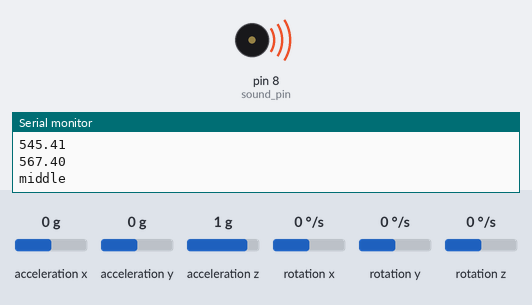
Bench run of a sketch on a simulated Arduino Uno, built with avr-gcc and run on an emulated ATmega328P. Parts: buzzer (waves = sounding), the last lines printed to the serial monitor. The inputs (shaded band) are chosen by the test bench; at power-on: acceleration z 1 g, acceleration x 0 g, acceleration y 0 g, rotation x 0 °/s, rotation y 0 °/s, rotation z 0 °/s.

Above: at 1.3 s.
1.4 s: acceleration z set to -0.2 g
4.4 s: acceleration z set to -0.5 g
5.9 s: acceleration x set to -1.4 g
At 8.0 s:
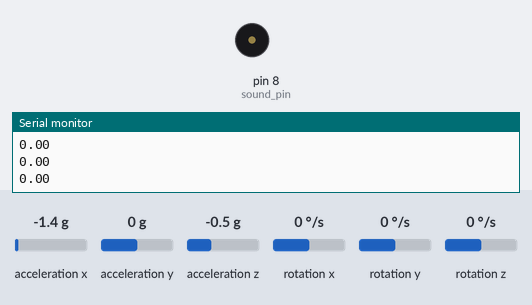
8.3 s: acceleration y set to -0.2 g
9.8 s: acceleration y set to -0.5 g
11.3 s: acceleration y set to -0.7 g
12.8 s: acceleration y set to -1 g
Timing chart, 0 to 15.3 s (numbered marks = the images above; inputs shaded):
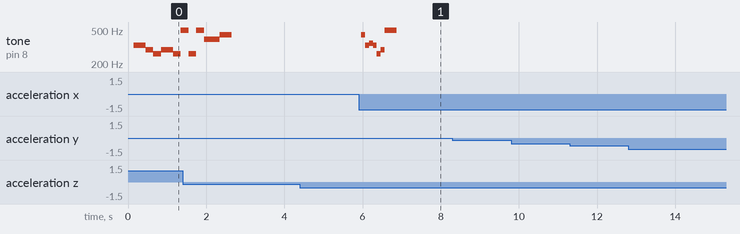

Measured:
- after the input at 5.9 s, tone on pin 8 (sound_pin): plays 440 Hz for 0.10 s, 330 Hz for 0.10 s, 349 Hz for 0.10 s, 330 Hz for 0.10 s, 262 Hz for 0.10 s, 294 Hz for 0.10 s … (7 notes in this stretch), starting after 0.07 s
- by itself, tone on pin 8 (sound_pin): plays 262 Hz for 0.20 s, 494 Hz for 0.20 s, 392 Hz for 0.40 s, 440 Hz for 0.30 s

The sketch:

arduinoMusic.ino
```cpp
/*
The sensor outputs provided by the library are the raw
16-bit values obtained by concatenating the 8-bit high and
low accelerometer and gyro data registers. They can be
converted to units of g and dps (degrees per second) using
the conversion factors specified in the datasheet for your
particular device and full scale setting (gain).

Example: An LSM6DS33 gives an accelerometer Z axis reading
of 16276 with its default full scale setting of +/- 2 g. The
LA_So specification in the LSM6DS33 datasheet (page 11)
states a conversion factor of 0.061 mg/LSB (least
significant bit) at this FS setting, so the raw reading of
16276 corresponds to 16276 * 0.061 = 992.8 mg = 0.9928 g.
*/

#include <Wire.h>
#include <LSM6.h>
#include <Kalman.h>

//IMU
LSM6 imu;//生データ
double accX, accY, accZ;
double gyroX, gyroY, gyroZ;

//Filter
//Angle
Kalman kalmanX;
Kalman kalmanY;

double gyroXangle, gyroYangle; // Angle calculate using the gyro only
double compAngleX, compAngleY; // Calculated angle using a complementary filter
double kalAngleX, kalAngleY; // Calculated angle using a Kalman filter
double kalDAngleX, kalDAngleY;

uint32_t timer;

//Velocity
double velX, velY, velZ = 0;
double comVelX, comVelY, comVelZ = 0;

double comAccX,comAccY,comAccZ=0;
double gravityX, gravityY, gravityZ=0;

const double alpha = 0.8;//lowpassfilter

//Log
char report[80];

//Sound
const int sound_pin = 8;

void setup()
{
  Serial.begin(9600);
  Wire.begin();

  if (!imu.init())
  {
    Serial.println("Failed to detect and initialize IMU!");
    while (1);
  }
  imu.enableDefault();

  pinMode(sound_pin, OUTPUT);

  delay(100);//Wait for sensor to stablize

  imu.read();

  accX = imu.a.x;// * alpha + (imuValue.ax * (1.0 -alpha));  //  Low Pass Filter
  accY = imu.a.y;// * alpha + (imuValue.ay * (1.0 -alpha));
  accZ = imu.a.z;// * alpha + (imuValue.az * (1.0 -alpha));
  gyroX = imu.g.x;// * alpha + (imuValue.gx * (1.0 -alpha));
  gyroY = imu.g.y;// * alpha + (imuValue.gy * (1.0 -alpha));
  gyroZ = imu.g.z;// * alpha + (imuValue.gz * (1.0 -alpha));

  double roll  = atan2(accY, accZ) * RAD_TO_DEG;
  double pitch = atan(-accX / sqrt(accY * accY + accZ * accZ)) * RAD_TO_DEG;

  kalmanX.setAngle(roll); // Set starting angle
  kalmanY.setAngle(pitch);
  gyroXangle = roll;
  gyroYangle = pitch;
  compAngleX = roll;
  compAngleY = pitch;

  timer = micros();
}

void loop()
{
  imu.read();

  accX = imu.a.x;// * alpha + (imuValue.ax * (1.0 -alpha));
  accY = imu.a.y;// * alpha + (imuValue.ay * (1.0 -alpha));
  accZ = imu.a.z;// * alpha + (imuValue.az * (1.0 -alpha));
  gyroX = imu.g.x;// * alpha + (imuValue.gx * (1.0 -alpha));
  gyroY = imu.g.y;// * alpha + (imuValue.gy * (1.0 -alpha));
  gyroZ = imu.g.z;// * alpha + (imuValue.gz * (1.0 -alpha));


  double dt = (double)(micros() - timer) / 1000000; // Calculate delta time
  dt = 0.01; //dtが固定のほうが安定するので..
  timer = micros();

  /*角度を求める kalman Filter*/
  double roll  = atan2(accY, accZ) * RAD_TO_DEG;
  double pitch = atan(-accX / sqrt(accY * accY + accZ * accZ)) * RAD_TO_DEG;

  double gyroXrate = gyroX / 131.0; // Convert to deg/s
  double gyroYrate = gyroY / 131.0; // Convert to deg/s

  if ((roll < -90 && kalAngleX > 90) || (roll > 90 && kalAngleX < -90)) {
    kalmanX.setAngle(roll);
    compAngleX = roll;
    kalAngleX = roll;
    gyroXangle = roll;
  } else
    kalAngleX = kalmanX.getAngle(roll, gyroXrate, dt); // Calculate the angle using a Kalman filter

  if (abs(kalAngleX) > 90)
    gyroYrate = -gyroYrate; // Invert rate, so it fits the restriced accelerometer reading
  kalAngleY = kalmanY.getAngle(pitch, gyroYrate, dt);

//  gyroXangle += gyroXrate * dt; // Calculate gyro angle without any filter
//  gyroYangle += gyroYrate * dt;
  gyroXangle += kalmanX.getRate() * dt; // Calculate gyro angle using the unbiased rate
  gyroYangle += kalmanY.getRate() * dt;

  compAngleX = 0.93 * (compAngleX + gyroXrate * dt) + 0.07 * roll; // Calculate the angle using a Complimentary filter
  compAngleY = 0.93 * (compAngleY + gyroYrate * dt) + 0.07 * pitch;

  // Reset the gyro angle when it has drifted too much
  if (gyroXangle < -180 || gyroXangle > 180)
    gyroXangle = kalAngleX;
  if (gyroYangle < -180 || gyroYangle > 180)
    gyroYangle = kalAngleY;

  /*速度を求める*/
  // 重力加速度を求める
  gravityX = alpha * gravityX + (1 - alpha) * accX;
  gravityY = alpha * gravityY + (1 - alpha) * accY;
  gravityZ = alpha * gravityZ + (1 - alpha) * accZ;

  // 補正した加速度
  comAccX = accX - gravityX;
  comAccY = accY - gravityY;
  comAccZ = accZ - gravityZ;

  if(abs(comAccX) < 100)comAccX = 0;
  if(abs(comAccY) < 100)comAccY = 0;
  if(abs(comAccZ) < 100)comAccZ = 0;

  kalDAngleX = kalmanX.getRate();
  kalDAngleY = kalmanY.getRate();

  velX = velX + comAccX*dt;
  velY = velY + comAccY*dt;
  velZ = velZ + comAccZ*dt;

  if(abs(velX) < 10)velX = 0;
  if(abs(velY) < 10)velY = 0;
  if(abs(velZ) < 10)velZ = 0;
  if(abs(comAccX) < 1)velX = 0;
  if(abs(comAccY) < 1)velY = 0;
  if(abs(comAccZ) < 1)velZ = 0;

  double velocity = sqrt(pow(velX,2) + pow(velY,2) + pow(velZ,2));

  /*速度と角度で音を鳴らす*/
  static int fastCount = 0;
  static int middleCount = 0;
  static int slowCount = 0;
  //
  if(velocity > 600){
    fastCount += 1;
  }else if(velocity > 400){
    middleCount += 1;
  }else if(velocity > 200){
    slowCount += 1;
  }else{
    fastCount = 0;
    middleCount = 0;
    slowCount = 0;
  }

  if(fastCount > 3){
    Serial.print("fast\n");

    if(abs(kalAngleX) > 135){
      //音色1
      sound1(100);
    }
    else if(abs(kalAngleX) < 45){
      //音色2
      sound2(100);
    }else if(kalAngleX >0){
      //音色3
      sound3(100);
    }else{
      //音色4
      sound4(100);
    }

    fastCount = -50;
    middleCount = -50;
    slowCount = -50;
  }
  if(middleCount > 5){
    Serial.print("middle\n");

    if(abs(kalAngleX) > 135){
      //音色1
      sound1(200);
    }
    else if(abs(kalAngleX) < 45){
      //音色2
      sound2(200);
    }else if(kalAngleX >0){
      //音色3
      sound3(200);
    }else{
      //音色4
      sound4(200);
    }

    fastCount = -50;
    middleCount = -50;
    slowCount = -50;
  }
  if(slowCount > 10){
    Serial.print("slow\n");

    if(abs(kalAngleX) > 135){
      //音色1
      sound1(300);
    }
    else if(abs(kalAngleX) < 45){
      //音色2
      sound2(300);
    }else if(kalAngleX >0){
      //音色3
      sound3(300);
    }else{
      //音色4
      sound4(300);
    }

    fastCount = -50;
    middleCount = -50;
    slowCount = -50;
  }

  /*角速度で音を鳴らす*/
  static int lCount = 0;
  static int rCount = 0;
  if(kalDAngleX > 150){
    lCount+=1;
  }
  else if(kalDAngleX < -150){
    rCount+=1;
  }else{
    lCount=0;
    rCount=0;
  }

  if(lCount > 7){
    soundL(100);
    lCount=0;
    rCount=0;
    fastCount = -50;
    middleCount = -50;
    slowCount = -50;
    Serial.print("l\n");
  }
  if(rCount > 7){
    soundR(100);
    lCount=0;
    rCount=0;
    fastCount = -50;
    middleCount = -50;
    slowCount = -50;
    Serial.print("r\n");
  }

/*print*/
//  Serial.print(velX); Serial.print("\t");
//  Serial.print(velY); Serial.print("\t");
//  Serial.print(velZ); Serial.print("\t");
//  Serial.print(comAccX); Serial.print("\t");
//  Serial.print(comAccY); Serial.print("\t");
//  Serial.print(comAccZ); Serial.print("\t");
//  Serial.print(kalmanX.getRate()); Serial.print("\t");
//  Serial.print(kalmanY.getRate()); Serial.print("\t");

  Serial.print(velocity); Serial.print("\t");
//  Serial.print(dt); Serial.print("\t");
//  Serial.print(kalDAngleX); Serial.print("\t");
//  Serial.print(kalDAngleY); Serial.print("\t");

//  Serial.print(roll); Serial.print("\t");
//  Serial.print(gyroXangle); Serial.print("\t");
//  Serial.print(compAngleX); Serial.print("\t");
//  Serial.print(kalAngleX); Serial.print("\t");
//  Serial.print(kalAngleY); Serial.print("\t");
//
//  Serial.print("\t");
//
//  Serial.print(pitch); Serial.print("\t");
//  Serial.print(gyroYangle); Serial.print("\t");
//  Serial.print(compAngleY); Serial.print("\t");
//  Serial.print(kalAngleY); Serial.print("\t");

//  Serial.print(tan((kalAngleX*DEG_TO_RAD)/(kalAngleY*DEG_TO_RAD))); Serial.print("\t");

  Serial.print("\r\n");

  delay(2);
}
```

sound.ino
```cpp
//Sound
int sounds[] = {262, 294, 330, 349, 392, 440, 494, 523};

/*音階*/
#define l_do sounds[0]
#define re sounds[1]
#define mi sounds[2]
#define fa sounds[3]
#define sol sounds[4]
#define la sounds[5]
#define si sounds[6]
#define h_do sounds[7]

void sound1(int speed){
    tone(sound_pin, la, 300);
    delay(speed);
    tone(sound_pin, mi, 300);
    delay(speed);
    tone(sound_pin, fa, 300);
    delay(speed);
    tone(sound_pin, mi, 300);
    delay(speed);
    tone(sound_pin, l_do, 300);
    delay(speed);
    tone(sound_pin, re, 300);
    delay(speed);
    tone(sound_pin, si, 300);
    delay(speed);
}

void sound2(int speed){
    tone(sound_pin, mi, 300);
    delay(speed);
    delay(speed/2);
    tone(sound_pin, re, 300);
    delay(speed);
    tone(sound_pin, l_do, 300);
    delay(speed);
    tone(sound_pin, re, 300);
    delay(speed);
    delay(speed/2);
    tone(sound_pin, l_do, 300);
    delay(speed);
    tone(sound_pin, si, 300);
    delay(speed);
    tone(sound_pin, l_do, 300);
    delay(speed);
    tone(sound_pin, si, 300);
    delay(speed);
    tone(sound_pin, sol, 300);
    delay(speed);
    tone(sound_pin, sol, 300);
    delay(speed);
    tone(sound_pin, la, 300);
    delay(speed);
}

void sound3(int speed){
    tone(sound_pin, la, 300);
    delay(speed);
    delay(speed/2);
    tone(sound_pin, la, 300);
    delay(speed);
    tone(sound_pin, si, 300);
    delay(speed);
    tone(sound_pin, h_do, 300);
    delay(speed);
    tone(sound_pin, re, 300);
    delay(speed);
    tone(sound_pin, sol, 300);
    delay(speed);
    delay(speed/2);
    tone(sound_pin, mi, 300);
    delay(speed);
    tone(sound_pin, re, 300);
    delay(speed);
    tone(sound_pin, h_do, 300);
    delay(speed);
    tone(sound_pin, si, 300);
    delay(speed);
}

void sound4(int speed){
    tone(sound_pin, la, 300);
    delay(speed);
    tone(sound_pin, la, 300);
    delay(speed);
    tone(sound_pin, l_do, 300);
    delay(speed);
    tone(sound_pin, re, 300);
    delay(speed);
    tone(sound_pin, mi, 300);
    delay(speed);
    tone(sound_pin, mi, 300);
    delay(speed);
    tone(sound_pin, fa, 300);
    delay(speed);
    tone(sound_pin, mi, 300);
    delay(speed);
}

void soundL(int speed){
    tone(sound_pin, la, 300);
    delay(speed);
}

void soundR(int speed){
  tone(sound_pin, sol, 300);
  delay(speed);
}

//void baseSound(){
//
//}
```
